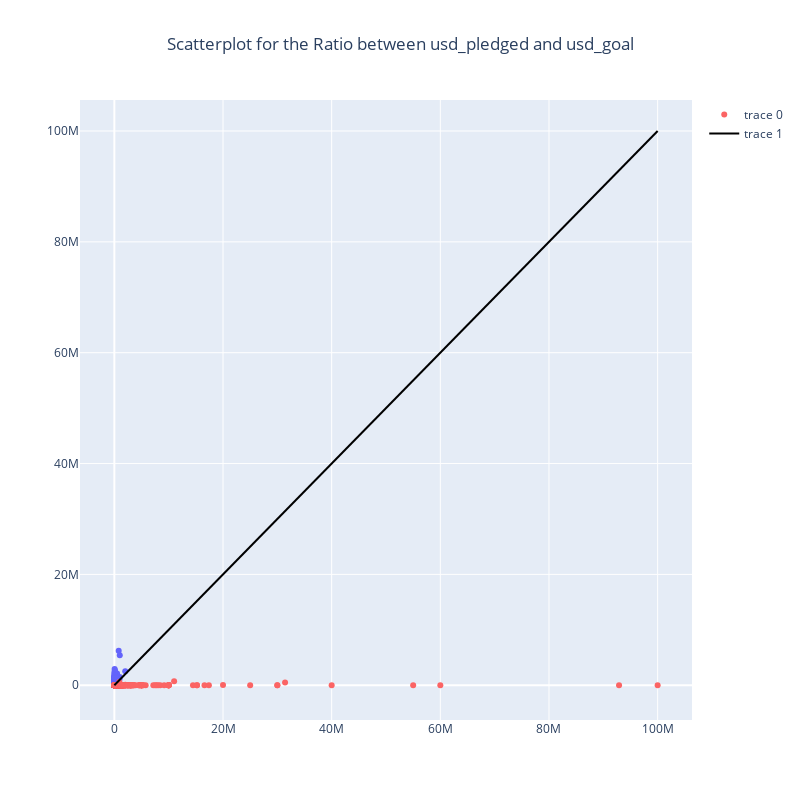

Here is the notebook cell this chart was saved with:
### Markdown cell above
## Visualize scatter plot for the relationship between usd_goal and usd_pledged

### Code cell
fig = go.Figure()
fig.add_trace(
    go.Scatter(
        x=kickstarter_df["usd_goal"],
        y=kickstarter_df["usd_pledged"],
        mode="markers",
        marker=dict(
            color=kickstarter_df["SuccessfulBool"],
            colorscale=[[0, "rgb(251, 100, 100)"], [1, "rgb(100, 100, 251)"]],
        ),
        customdata=kickstarter_df["SuccessfulBool"],
        hovertemplate="<b>usd_goal</b>: %{x}<br><b>usd_pledged</b>: %{y}<br><b>Successful</b>: %{customdata}",
    )
)
fig.add_trace(
    go.Scatter(
        x=[0, kickstarter_df["usd_goal"].max()],
        y=[0, kickstarter_df["usd_goal"].max()],
        mode="lines",
        marker=dict(color="rgb(0, 0, 0)"),
        hoverinfo="skip",
    )
)
fig.update_layout(
    title="Scatterplot for the Ratio between usd_pledged and usd_goal",
    title_x=0.5,
    width=800,
    height=800,
)
fig.show()

### Figure 1 — Plotly figure (JSON) as saved in the notebook; plotly's stock layout.template omitted (floating-point values rounded to 4 significant figures; data arrays with more than 128 entries replaced by an {"elided": "..."} marker saying what was removed)
{"data": [{"customdata": {"elided": "20632 int values"}, "hovertemplate": "<b>usd_goal</b>: %{x}<br><b>usd_pledged</b>: %{y}<br><b>Successful</b>: %{customdata}", "marker": {"color": {"elided": "20632 int values"}, "colorscale": [[0, "rgb(251, 100, 100)"], [1, "rgb(100, 100, 251)"]]}, "mode": "markers", "type": "scatter", "x": {"elided": "20632 float values"}, "y": {"elided": "20632 float values"}}, {"hoverinfo": "skip", "marker": {"color": "rgb(0, 0, 0)"}, "mode": "lines", "type": "scatter", "x": [0, 100000000], "y": [0, 100000000]}], "layout": {"height": 800, "title": {"text": "Scatterplot for the Ratio between usd_pledged and usd_goal", "x": 0.5}, "width": 800}}
